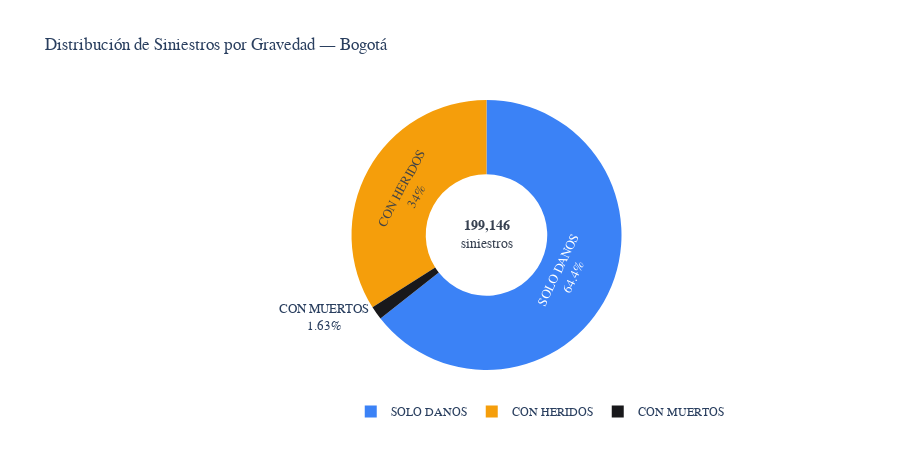

This figure's notebook cell:
### Markdown cell above
---

### 3.2  ¿Cómo se distribuyen los siniestros por gravedad?

### Code cell
col_grav = col_map.get('gravedad', 'GRAVEDAD')

# Compatible con pandas 1.x y 2.x
gravedad_counts = df[col_grav].value_counts().reset_index()
gravedad_counts.columns = ['Gravedad', 'Total']

color_grav = {
    'SOLO DANOS':   '#3b82f6',
    'CON HERIDOS':  '#f59e0b',
    'CON MUERTOS':  '#18181b',
    'Solo Daños':   '#3b82f6',
    'Herido':       '#f59e0b',
    'Muerto':       '#18181b',
}

fig2 = go.Figure(go.Pie(
    labels=gravedad_counts['Gravedad'],
    values=gravedad_counts['Total'],
    hole=0.45,
    marker_colors=[
        color_grav.get(str(g).strip(), '#94a3b8')
        for g in gravedad_counts['Gravedad']
    ],
    textinfo='percent+label',
    textfont_size=13,
    hovertemplate='<b>%{label}</b><br>Total: %{value:,}<br>Porcentaje: %{percent}<extra></extra>'
))

fig2.add_annotation(
    text=f"<b>{len(df):,}</b><br>siniestros",
    x=0.5, y=0.5, showarrow=False,
    font=dict(size=14, color='#374151')
)

fig2.update_layout(
    title=' Distribución de Siniestros por Gravedad — Bogotá',
    title_font_size=17,
    height=450,
    template='plotly_white',
    font_family='Arial',
    legend=dict(orientation='h', y=-0.1, x=0.25)
)

fig2.show()
fig2.write_html('graficos_interactivos/02_distribucion_gravedad.html')
print(' Guardado: 02_distribucion_gravedad.html')

### Figure 1 — Plotly figure (JSON) as saved in the notebook; plotly's stock layout.template omitted (floating-point values rounded to 4 significant figures)
{"data": [{"hole": 0.45, "hovertemplate": "<b>%{label}</b><br>Total: %{value:,}<br>Porcentaje: %{percent}<extra></extra>", "labels": ["SOLO DANOS", "CON HERIDOS", "CON MUERTOS"], "marker": {"colors": ["#3b82f6", "#f59e0b", "#18181b"]}, "textfont": {"size": 13}, "textinfo": "percent+label", "type": "pie", "values": [128207, 67700, 3239]}], "layout": {"annotations": [{"font": {"color": "#374151", "size": 14}, "showarrow": false, "text": "<b>199,146</b><br>siniestros", "x": 0.5, "y": 0.5}], "font": {"family": "Arial"}, "height": 450, "legend": {"orientation": "h", "x": 0.25, "y": -0.1}, "title": {"font": {"size": 17}, "text": " Distribución de Siniestros por Gravedad — Bogotá"}}}
